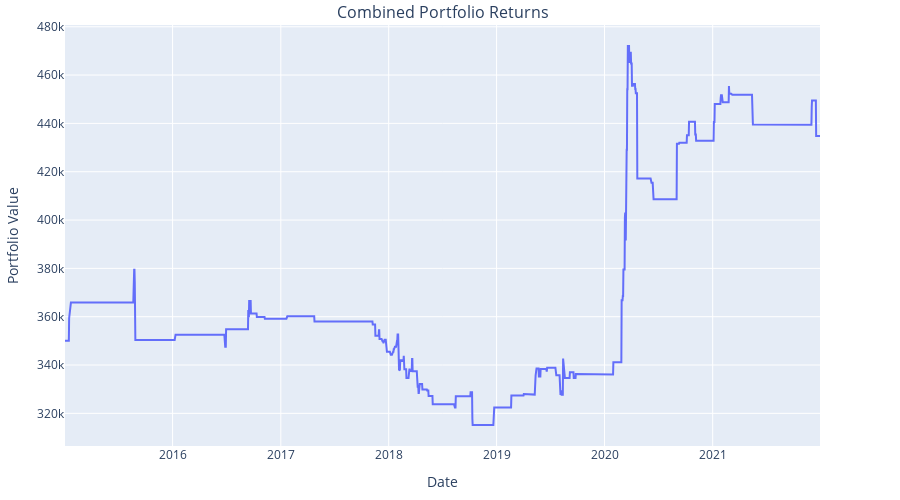

Notebook cell for this chart:
### Markdown cell above
Let's combine all the assets with an initial capital of $400,000 (assuming that the capital from the futures, long equities, and SPY options covers the short positions).

### Code cell
daily_pnls['Portfolio'] = daily_pnls.sum(axis=1)
portfolio_pnl = daily_pnls[['Portfolio']]
TradingStrategy.plot_pnls(portfolio_pnl,350000,'2015','2021',title='Combined Portfolio Returns',adj_h=500,adj_w=900)

### Figure 1 — Plotly figure (JSON) as saved in the notebook; plotly's stock layout.template omitted (floating-point values rounded to 4 significant figures; data arrays with more than 128 entries replaced by an {"elided": "..."} marker saying what was removed)
{"data": [{"name": "Portfolio", "type": "scatter", "x": {"elided": "1762 str values"}, "xaxis": "x", "y": {"elided": "1762 float values"}, "yaxis": "y"}], "layout": {"annotations": [{"font": {"size": 16}, "showarrow": false, "text": "Combined Portfolio Returns", "x": 0.5, "xanchor": "center", "xref": "paper", "y": 1, "yanchor": "bottom", "yref": "paper"}], "height": 500, "legend": {"title": {"text": "Asset"}, "x": 1.005, "y": 0.4}, "margin": {"b": 25, "l": 25, "t": 25}, "width": 900, "xaxis": {"anchor": "y", "domain": [0, 1], "title": {"text": "Date"}}, "yaxis": {"anchor": "x", "domain": [0, 1], "title": {"text": "Portfolio Value"}}}}
